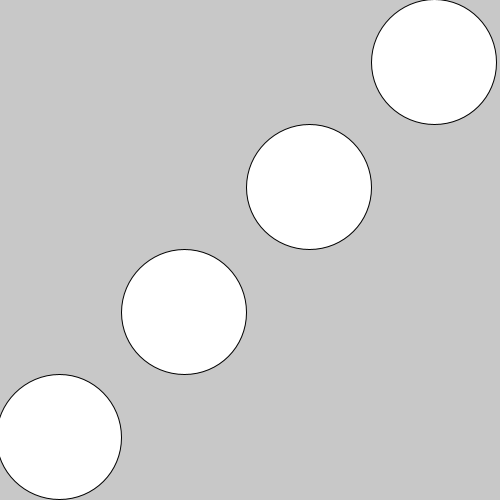
Frame 1 (no input)
Frame 60 (the mouse pressed at the canvas centre just before this capture): identical to frame 1, image omitted
Frame 120 (the mouse held since frame 60 and released just before this capture): identical to frame 1, image omitted

The Processing sketch that drew this single still picture (run headless with seeded random() and noise(); from frame 60 on, the mouse is pressed at the canvas centre):

// Processing sketch: Exercise7
// ── Exercise7.pde
void setup(){
  size(500, 500);
}

void draw(){
  background(200);
  float x = width/8*7;
  float y = height/8;
  float s = width/4;
  for (int i=0; i<4; i++) {
    ellipse(x-s*i,y+s*i,s,s);
  }
}
